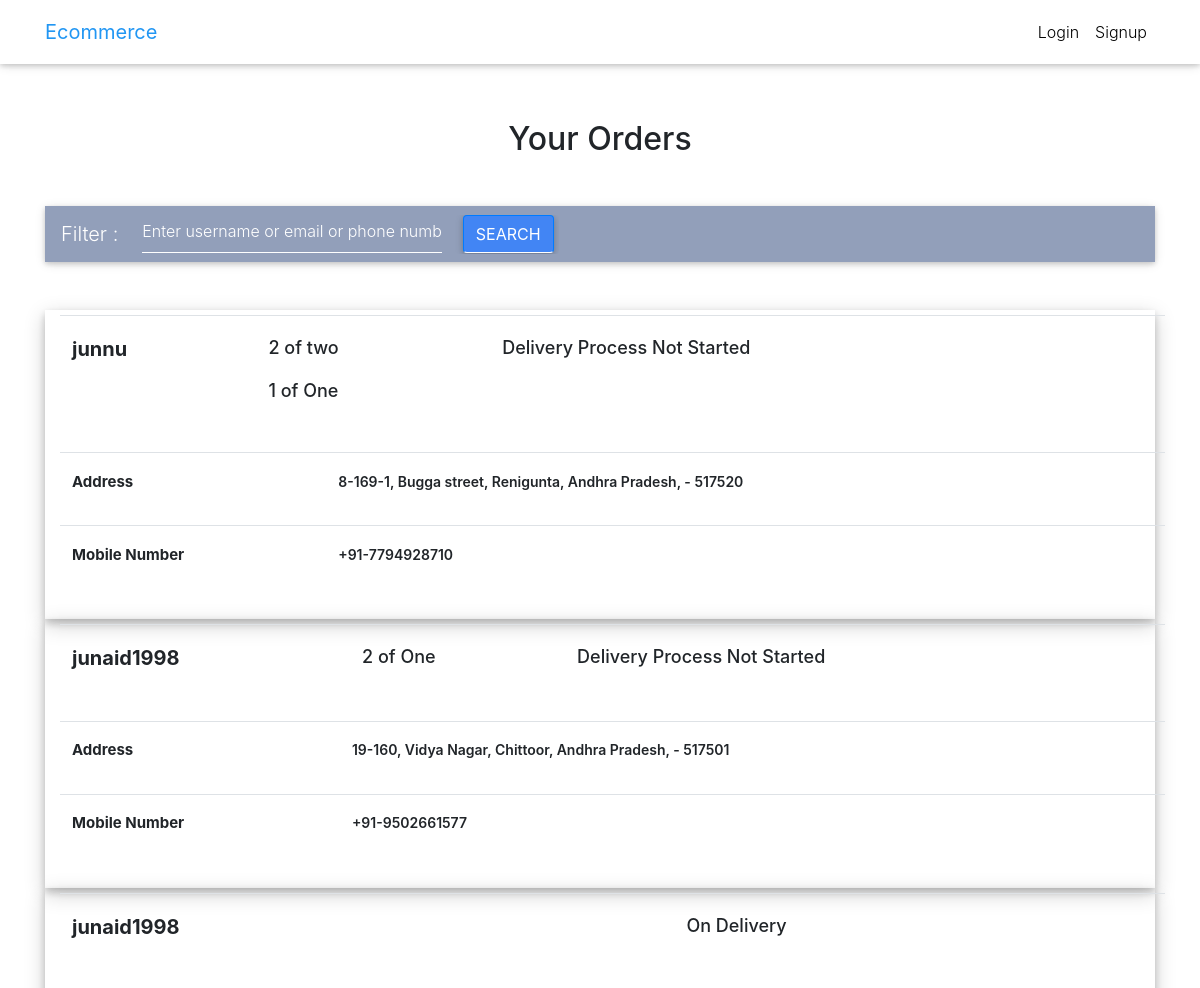
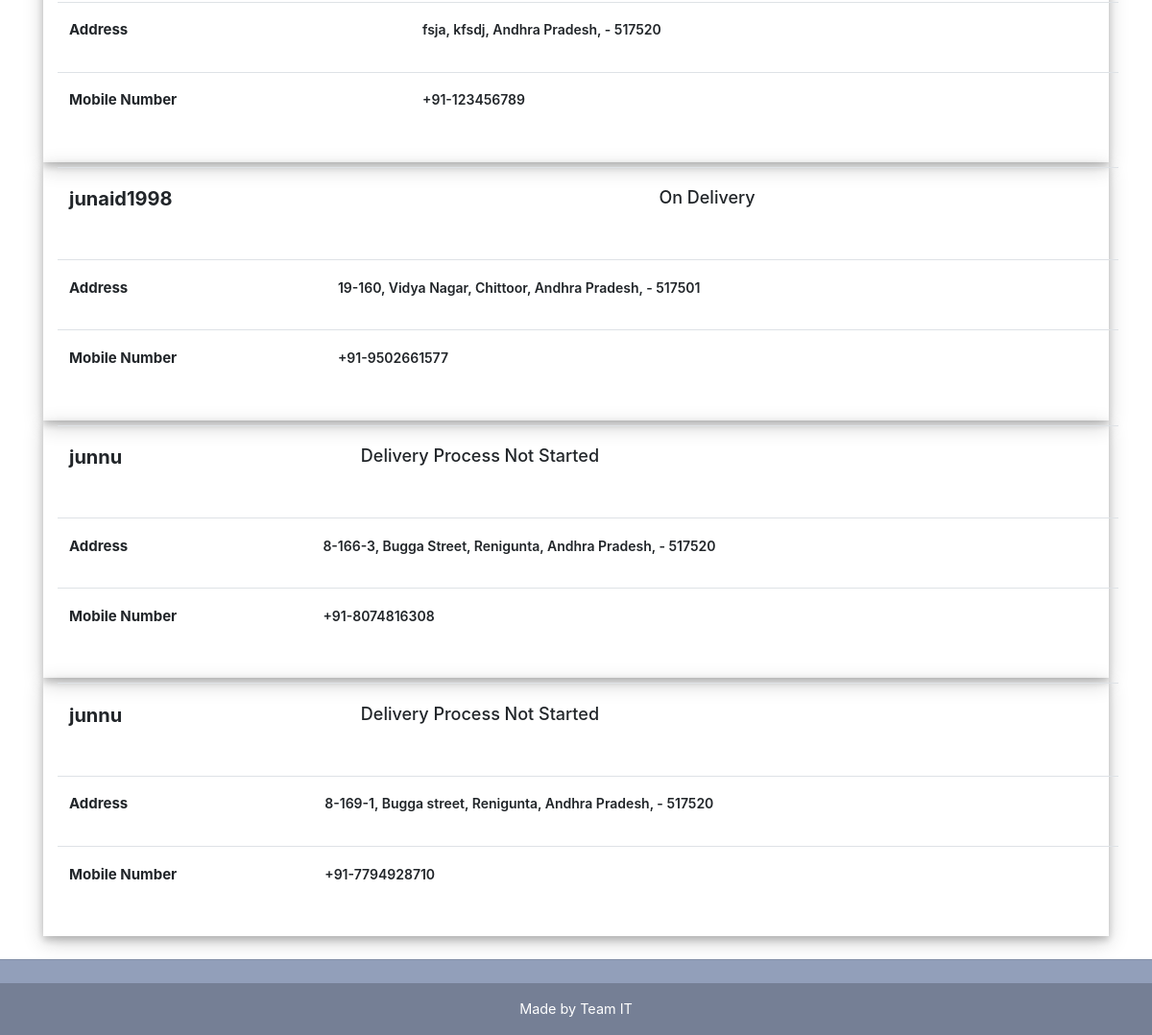
Screenshot of /orders/ with the database file from the repository (2 pictures, top to bottom).
### core/models.py (models this page shows, shortened)
class Order(models.Model):
    user = models.ForeignKey(settings.AUTH_USER_MODEL,
                             on_delete=models.CASCADE)
    items = models.ManyToManyField(OrderItem)
    start_date = models.DateTimeField(auto_now_add=True)
    ordered_date = models.DateTimeField()
    ordered = models.BooleanField(default=False)
    shipping_address = models.ForeignKey(
        'Address', related_name='shipping_address', on_delete=models.SET_NULL, blank=True, null=True)
    being_delivered = models.BooleanField(default=False)
    received = models.BooleanField(default=False)
    class Meta:
        ordering = ["-ordered_date"]

class OrderItem(models.Model):
    user = models.ForeignKey(settings.AUTH_USER_MODEL,
                             on_delete=models.CASCADE)
    ordered = models.BooleanField(default=False)
    item = models.ForeignKey(Item, on_delete=models.CASCADE)
    quantity = models.IntegerField(default=1)
    def __str__(self):
        return f"{self.quantity} of {self.item.title}"

class Item(models.Model):
    title = models.CharField(max_length=100)
    price = models.FloatField()
    discount_price = models.FloatField(blank=True, null=True)
    category = models.IntegerField(choices=CATEGORY_CHOICES)
    label = models.IntegerField(choices=LABEL_CHOICES)
    slug = models.SlugField()
    description = models.TextField()
    image = models.ImageField(blank=True,default='default.jpg')

class Address(models.Model):
    user = models.ForeignKey(settings.AUTH_USER_MODEL,
                             on_delete=models.CASCADE)
    phone_number = models.CharField(max_length=10)
    street_address = models.CharField(max_length=100)
    apartment_address = models.CharField(max_length=100)
    state=models.CharField(max_length=100,default="")
    zip = models.CharField(max_length=100)
    default = models.BooleanField(default=False)
    class Meta:
        verbose_name_plural = 'Addresses'

### core/views.py (the view)
# urls.py: path('orders/', views.OrdersReceived, name='orders'),
def OrdersReceived(request):
    model = Order
    template_name = "orders_received.html"
    if(request.method=="POST"):
        name = request.POST['search']
        temp1=User.objects.filter(username=name)|User.objects.filter(email=name)
        temp2=Address.objects.filter(phone_number=name)
        if temp1:
            order=Order.objects.filter(user = temp1[0].id )
            address=Address.objects.filter(user_id =temp1[0].id)
            return render(request,template_name,{'order':order,'address':address})
        elif temp2:
            order=Order.objects.filter(user = temp2[0].user_id )
            address=Address.objects.filter(user_id =temp2[0].user_id)
            return render(request,template_name,{'order':order,'address':address})
        else:
            order=Order.objects.all()
            address=Address.objects.all()
            messages.warning(request, "No user with the given username or email or phone number")
            return render(request,template_name,{'order':order,'address':address})
    else:
        order=Order.objects.all()
        address=Address.objects.all()
        return render(request,template_name,{'order':order,'address':address})

### core/templates/orders_received.html (shortened to what this page needs)
{% extends 'base.html' %}
{% load static %}
{% block content %}
<section>
    <div class='container wow fadeIn'>
    <h2 class="my-5 h2 text-center">Your Orders</h2>
    <nav class="navbar navbar-expand-lg navbar-dark mdb-color lighten-3 mt-3 mb-5">
        <span class="navbar-brand"> Filter :</span>
        <div class="collapse navbar-collapse" id="basicExampleNav">
          <form method='POST' class="form-inline">
            <div class="md-form my-0">
              <input class="form-control mr-sm-2" type="text" placeholder="Enter username or email or phone number" name='search' aria-label="Search" style="width:300px">
              <input class='btn btn-primary' type='submit' value="Search">
            </div>
          </form>
        </div>
      </nav>
    {% for ord in order %}
    {% if ord.ordered %}
    <div class="container container1 wow fadeIn" style="cursor:pointer" onclick="document.location='{% url 'core:update-order' ord.id %}'">
        <div class="row">
            <table class="table table2">
                <tr>
                <th><p>{{ord.user}}</p></th>
                <td>{% for i in ord.items.all %}
                        <p>{{i}}</p>
                    {% endfor %}
                </td>
                <td>{% if ord.received %}
                    <p>Received</p>
                {% elif ord.being_delivered%}
                    <p>On Delivery</p>
                {% else %}
                    <p>Delivery Process Not Started</p>
                {% endif %}
                </td>
                </tr>
            </table>
        </div>
        <div class='row'>
            {% for add in address %}
                    {% if add.id == ord.shipping_address.id %}
                        <table class="table table3">
                                <tr>
                                    <th><p>Address</p></th>
                                    <td><p>{{add.street_address}}, {{add.apartment_address}}, {{add.state}}, {{add.country}} - {{add.zip}}</p></td>
                                </tr>
                                <tr>
                                    <th><p>Mobile Number</p></th>
                                    <td><p>+91-{{add.phone_number}}</p></td>
                                </tr>
                        </table>
                    {% endif %}
                {% endfor %}
        </div>
    </div>
    {% endif %}
    {% endfor %}
    </div>
</section>
{% endblock content %}

### core/templates/base.html (shortened to what this page needs)
{% load static %}
<!DOCTYPE html>
<html lang="en">
<head>
    <link rel="stylesheet" href="https://use.fontawesome.com/releases/v5.8.1/css/all.css">
    <link href="{% static 'css/mdb.min.css' %}" rel="stylesheet">
    <link href="{% static 'css/style.min.css' %}" rel="stylesheet">
    <link href="{% static 'css/bootstrap.min.css' %}" rel="stylesheet">
</head>
{% include 'navbar.html' %}
<body>
    <div class="mt-5 pt-4">
        </div>
        {% block content %}
        {% endblock content %}
        {% include "footer.html" %}
</body>
</html>

### core/templates/navbar.html (shortened to what this page needs)
{% load cart_template_tags %}
<nav class="navbar fixed-top navbar-expand-lg navbar-light white scrolling-navbar">
  <div class="container">
    <a class="navbar-brand waves-effect" href="{% url 'core:home' %}">
      <span class="font-weight-bolder blue-text">Ecommerce</span>
    </a>
    <div class="collapse navbar-collapse" id="navbarSupportedContent">
      <ul class="navbar-nav nav-flex-icons">
        {% if request.user.is_superuser %}
        <li class='nav-item'>
          <div class="dropdown show" style="margin-top: 8px;">
            <a class="av-link waves-effect dropdown-toggle" type="button" id="dropdownMenuButton" data-toggle="dropdown" aria-haspopup="true" aria-expanded="false">
              <span class="clearfix d-block d-sm-inline-block"> Admin </span>
            </a>
            <div class="dropdown-menu" aria-labelledby="dropdownMenuLink">
              <a class="dropdown-item" href="{% url 'core:add-product' %}">Add Product</a>
              <a class="dropdown-item" href="{% url 'core:delete' %}">Delete Product</a>
              <a class="dropdown-item" href="{% url 'core:orders' %}">Orders Received</a>
            </div>
          </div>
        </li>
        <li class="nav-item">
          <a href="{% url 'core:cust-orders' %}" class="nav-link waves-effect">
            <span class="clearfix d-block d-sm-inline-block"> Orders </span>
          </a>
        </li>
        <li class="nav-item">
          <a href="{% url 'core:order-summary' %}" class="nav-link waves-effect">
            <span class="badge red z-depth-1 mr-1"> {{ request.user|cart_item_count }} </span>
            <i class="fas fa-shopping-cart"></i>
            <span class="clearfix d-none d-sm-inline-block"> Cart </span>
          </a>
        </li>
        <li class="nav-item">
          <a class="nav-link waves-effect" href="{% url 'account_logout' %}">
            <span class="clearfix d-block d-sm-inline-block"> Logout </span>
          </a>
        </li>
        {% else %}
        <li class="nav-item">
          <a class="nav-link waves-effect" href="{% url 'account_login' %}">
            <span class="clearfix d-block d-sm-inline-block"> Login </span>
          </a>
        </li>
        <li class="nav-item">
          <a class="nav-link waves-effect" href="{% url 'account_signup' %}">
            <span class="clearfix d-block d-sm-inline-block"> Signup </span>
          </a>
        </li>
        {% endif %}
      </ul>
    </div>
  </div>
</nav>

### core/templates/footer.html
<footer class="page-footer text-center font-small mt-4 wow fadeIn">
    <hr class="my-4">
    <div class="footer-copyright py-3">
      <a href="{% url 'core:core_home' %}" target="_blank">Made by Team IT </a>
    </div>
  </footer>

### core/templates/scripts.html (shortened to what this page needs)
{% load static %}

### core/templates/orders_received.html (style rules this page uses)
.container1 { padding: 5px; padding-left: 30px; box-shadow: 0 4px 8px 0 rgba(0, 0, 0, 0.2), 0 6px 20px 0 rgba(0, 0, 0, 0.19); }
.table2 tr th p { font-size:20px; font-weight:bold; }
.table2 tr td p { font-size:18px; font-weight:500; }
.table3 tr th p { font-size:15px; font-weight:bold; }
.table3 tr td p { font-size:14px; font-weight:600; }

### rows the page displays
Order: user "junnu", received "Delivery Process Not Started"
OrderItem: quantity+item "2 of two"
OrderItem: quantity+item "1 of One"
Address: street_address "8-169-1, Bugga street", apartment_address "Renigunta", state "Andhra Pradesh", zip "517520", phone_number "7794928710"
Order: user "junaid1998", received "Delivery Process Not Started"
OrderItem: quantity+item "2 of One"
Address: street_address "19-160, Vidya Nagar", apartment_address "Chittoor", state "Andhra Pradesh", zip "517501", phone_number "9502661577"
Order: user "junaid1998", received "On Delivery"
Address: street_address "fsja", apartment_address "kfsdj", state "Andhra Pradesh", zip "517520", phone_number "123456789"
Order: user "junaid1998", received "On Delivery"
Order: user "junnu", received "Delivery Process Not Started"
Address: street_address "8-166-3, Bugga Street", apartment_address "Renigunta", state "Andhra Pradesh", zip "517520", phone_number "8074816308"
Order: user "junnu", received "Delivery Process Not Started"
